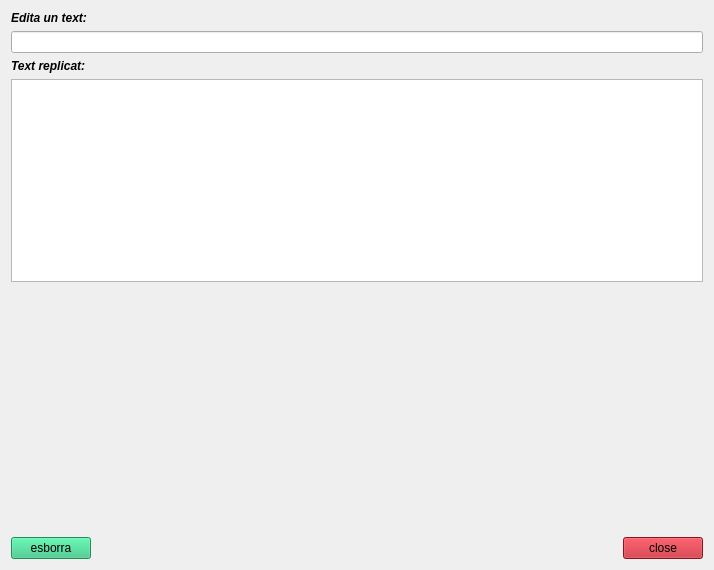
<?xml version="1.0" encoding="UTF-8"?>
<ui version="4.0">
 <class>MyForm</class>
 <widget class="QWidget" name="MyForm">
  <property name="geometry">
   <rect>
    <x>0</x>
    <y>0</y>
    <width>714</width>
    <height>570</height>
   </rect>
  </property>
  <property name="windowTitle">
   <string>Form</string>
  </property>
  <layout class="QVBoxLayout" name="verticalLayout_7">
   <item>
    <layout class="QVBoxLayout" name="verticalLayout_6">
     <item>
      <layout class="QVBoxLayout" name="verticalLayout_3">
       <item>
        <layout class="QVBoxLayout" name="verticalLayout">
         <item>
          <widget class="QLabel" name="label">
           <property name="font">
            <font>
             <weight>75</weight>
             <italic>true</italic>
             <bold>true</bold>
            </font>
           </property>
           <property name="text">
            <string>Edita un text:</string>
           </property>
           <property name="textFormat">
            <enum>Qt::AutoText</enum>
           </property>
          </widget>
         </item>
         <item>
          <widget class="QLineEdit" name="lineEdit"/>
         </item>
        </layout>
       </item>
       <item>
        <layout class="QVBoxLayout" name="verticalLayout_2">
         <item>
          <widget class="QLabel" name="label_2">
           <property name="font">
            <font>
             <weight>75</weight>
             <italic>true</italic>
             <bold>true</bold>
            </font>
           </property>
           <property name="text">
            <string>Text replicat:</string>
           </property>
          </widget>
         </item>
         <item>
          <widget class="QTextEdit" name="textEdit"/>
         </item>
        </layout>
       </item>
      </layout>
     </item>
     <item>
      <layout class="QHBoxLayout" name="horizontalLayout">
       <item>
        <layout class="QVBoxLayout" name="verticalLayout_4">
         <item>
          <spacer name="verticalSpacer">
           <property name="orientation">
            <enum>Qt::Vertical</enum>
           </property>
           <property name="sizeHint" stdset="0">
            <size>
             <width>20</width>
             <height>40</height>
            </size>
           </property>
          </spacer>
         </item>
         <item>
          <widget class="QPushButton" name="pushButton">
           <property name="styleSheet">
            <string notr="true">background-color: rgb(46, 194, 126);</string>
           </property>
           <property name="text">
            <string>esborra</string>
           </property>
          </widget>
         </item>
        </layout>
       </item>
       <item>
        <spacer name="horizontalSpacer">
         <property name="orientation">
          <enum>Qt::Horizontal</enum>
         </property>
         <property name="sizeHint" stdset="0">
          <size>
           <width>40</width>
           <height>20</height>
          </size>
         </property>
        </spacer>
       </item>
       <item>
        <layout class="QVBoxLayout" name="verticalLayout_5">
         <item>
          <spacer name="verticalSpacer_2">
           <property name="orientation">
            <enum>Qt::Vertical</enum>
           </property>
           <property name="sizeHint" stdset="0">
            <size>
             <width>20</width>
             <height>40</height>
            </size>
           </property>
          </spacer>
         </item>
         <item>
          <widget class="QPushButton" name="pushButton_2">
           <property name="styleSheet">
            <string notr="true">background-color: rgb(192, 28, 40);</string>
           </property>
           <property name="text">
            <string>close</string>
           </property>
          </widget>
         </item>
        </layout>
       </item>
      </layout>
     </item>
    </layout>
   </item>
  </layout>
 </widget>
 <resources/>
 <connections>
  <connection>
   <sender>pushButton</sender>
   <signal>clicked()</signal>
   <receiver>textEdit</receiver>
   <slot>clear()</slot>
   <hints>
    <hint type="sourcelabel">
     <x>64</x>
     <y>486</y>
    </hint>
    <hint type="destinationlabel">
     <x>125</x>
     <y>267</y>
    </hint>
   </hints>
  </connection>
  <connection>
   <sender>pushButton</sender>
   <signal>clicked()</signal>
   <receiver>lineEdit</receiver>
   <slot>clear()</slot>
   <hints>
    <hint type="sourcelabel">
     <x>28</x>
     <y>489</y>
    </hint>
    <hint type="destinationlabel">
     <x>80</x>
     <y>93</y>
    </hint>
   </hints>
  </connection>
  <connection>
   <sender>pushButton_2</sender>
   <signal>clicked()</signal>
   <receiver>MyForm</receiver>
   <slot>close()</slot>
   <hints>
    <hint type="sourcelabel">
     <x>606</x>
     <y>501</y>
    </hint>
    <hint type="destinationlabel">
     <x>609</x>
     <y>532</y>
    </hint>
   </hints>
  </connection>
  <connection>
   <sender>lineEdit</sender>
   <signal>textChanged(QString)</signal>
   <receiver>textEdit</receiver>
   <slot>setText(QString)</slot>
   <hints>
    <hint type="sourcelabel">
     <x>237</x>
     <y>88</y>
    </hint>
    <hint type="destinationlabel">
     <x>279</x>
     <y>242</y>
    </hint>
   </hints>
  </connection>
 </connections>
</ui>
